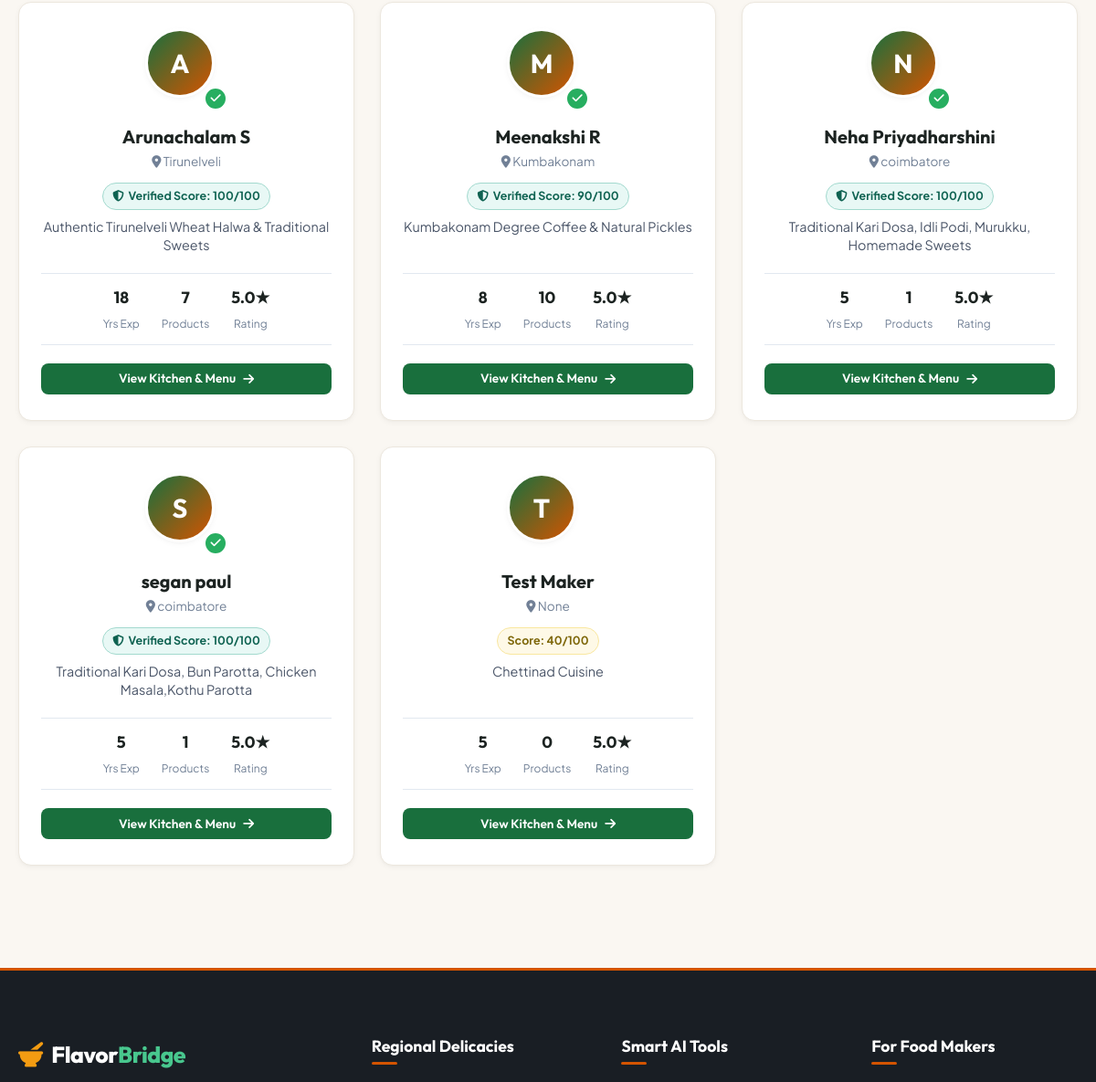
Before: /food-makers (middle part) with the older database file.
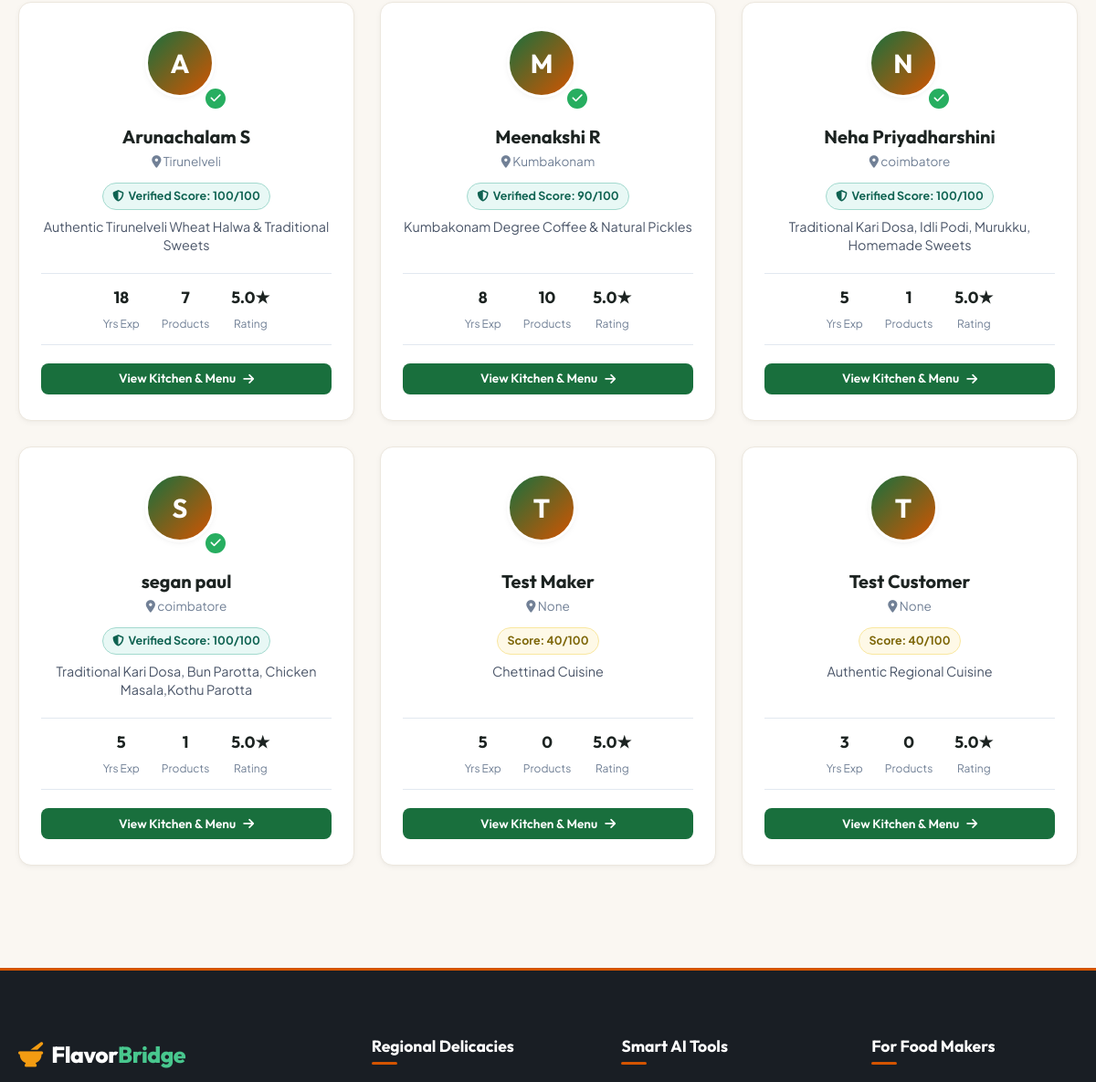
After: the same page with the newer database file.
### backend/models.py (models this page shows, shortened)
class FoodMaker(db.Model):
    __tablename__ = 'food_makers'
    id = db.Column(db.Integer, primary_key=True)
    user_id = db.Column(db.Integer, db.ForeignKey('users.id', ondelete='CASCADE'), nullable=False, unique=True)
    speciality = db.Column(db.String(200), nullable=True)
    years_experience = db.Column(db.Integer, default=0)
    cuisines = db.Column(db.String(255), nullable=True)  # e.g., 'Chettinad, Madurai, South Indian'
    description = db.Column(db.Text, nullable=True)
    verification_status = db.Column(db.String(30), default='Verification Pending')  # 'Verification Pending' or 'Verified'
    verification_score = db.Column(db.Integer, default=0)  # 0 to 100
    is_verified = db.Column(db.Boolean, default=False)
    profile_image = db.Column(db.String(255), nullable=True)
    products = db.relationship('Product', backref='food_maker', lazy=True, cascade='all, delete-orphan')
    order_items = db.relationship('OrderItem', backref='food_maker', lazy=True)
    reviews = db.relationship('Review', backref='food_maker', lazy=True)
    daily_verifications = db.relationship('DailyVerification', backref='food_maker', lazy=True, cascade='all, delete-orphan', order_by='desc(DailyVerification.created_at)')
    @property
    def average_rating(self):
        all_reviews = self.reviews
        if not all_reviews:
            prod_reviews = [r for p in self.products for r in p.reviews]
            if prod_reviews:
                return round(sum(r.rating for r in prod_reviews) / len(prod_reviews), 1)
            return 5.0
        return round(sum(r.rating for r in all_reviews) / len(all_reviews), 1)

class User(db.Model):
    __tablename__ = 'users'
    id = db.Column(db.Integer, primary_key=True)
    name = db.Column(db.String(100), nullable=False)
    email = db.Column(db.String(120), unique=True, nullable=False, index=True)
    password_hash = db.Column(db.String(255), nullable=False)
    role = db.Column(db.String(20), nullable=False, default='customer')  # 'customer' or 'food_maker'
    phone = db.Column(db.String(20), nullable=True)
    city = db.Column(db.String(100), nullable=True)
    address = db.Column(db.Text, nullable=True)
    created_at = db.Column(db.DateTime, default=datetime.utcnow)
    food_maker_profile = db.relationship('FoodMaker', backref='user', uselist=False, cascade='all, delete-orphan')
    cart = db.relationship('Cart', backref='customer', uselist=False, cascade='all, delete-orphan')
    orders = db.relationship('Order', backref='customer', lazy=True)
    reviews = db.relationship('Review', backref='customer', lazy=True)
    interactions = db.relationship('Interaction', backref='customer', lazy=True)

class Review(db.Model):
    __tablename__ = 'reviews'
    id = db.Column(db.Integer, primary_key=True)
    customer_id = db.Column(db.Integer, db.ForeignKey('users.id'), nullable=False)
    product_id = db.Column(db.Integer, db.ForeignKey('products.id', ondelete='CASCADE'), nullable=True)
    food_maker_id = db.Column(db.Integer, db.ForeignKey('food_makers.id', ondelete='CASCADE'), nullable=False)
    rating = db.Column(db.Integer, nullable=False)  # 1 to 5
    comment = db.Column(db.Text, nullable=True)
    created_at = db.Column(db.DateTime, default=datetime.utcnow)

### backend/routes/food_maker_routes.py (the view)
@food_maker_bp.route('/food-makers')
def food_makers_list():
    city_filter = request.args.get('city', '').strip()
    cuisine_filter = request.args.get('cuisine', '').strip()
    verified_only = request.args.get('verified') in ['1', 'true', 'True']
    query = FoodMaker.query
    if verified_only:
        query = query.filter(FoodMaker.is_verified == True)
    makers = query.all()
    if city_filter:
        makers = [m for m in makers if m.user and city_filter.lower() in (m.user.city or '').lower()]
    if cuisine_filter:
        makers = [m for m in makers if cuisine_filter.lower() in (m.cuisines or '').lower() or cuisine_filter.lower() in (m.speciality or '').lower()]
    all_cities = sorted(list(set(m.user.city for m in FoodMaker.query.all() if m.user and m.user.city)))
    return render_template(
        'food_makers.html',
        makers=makers,
        cities=all_cities,
        selected_city=city_filter,
        selected_cuisine=cuisine_filter,
        verified_only=verified_only
    )

### frontend/templates/food_makers.html (shortened to what this page needs)
{% extends "base.html" %}
{% block content %}
<div class="container" style="padding: 3rem 1.25rem;">
  {% if makers %}
    <div class="makers-grid">
      {% for maker in makers %}
        <div class="maker-card">
          <div class="maker-avatar-wrap">
            <div class="maker-avatar-placeholder" style="background: linear-gradient(135deg, var(--secondary), #D35400); color: #FFFFFF; width: 76px; height: 76px; border-radius: 50%; display: flex; align-items: center; justify-content: center; font-size: 1.8rem; font-weight: 700; border: 3px solid #FFFFFF; box-shadow: var(--shadow-sm);">
              {{ maker.user.name[:1] | upper }}
            </div>
            {% if maker.is_verified %}
              <div class="maker-verified-badge-float" title="Verified Food Maker"><i class="fa-solid fa-check"></i></div>
            {% endif %}
          </div>
          <h3 class="maker-card-title">{{ maker.user.name }}</h3>
          <div class="maker-city-tag"><i class="fa-solid fa-location-dot"></i> {{ maker.user.city }}</div>
          <div style="margin-bottom: 0.5rem;">
            {% if maker.is_verified %}
              <span class="badge badge-verified"><i class="fa-solid fa-shield-halved"></i> Verified Score: {{ maker.verification_score }}/100</span>
            {% else %}
              <span class="badge badge-pending">Score: {{ maker.verification_score }}/100</span>
            {% endif %}
          </div>
          <p class="maker-speciality-text">{{ maker.speciality }}</p>
          <div class="maker-stats-row">
            <div class="maker-stat-col">
              <span class="number">{{ maker.years_experience }}</span>
              <span class="label">Yrs Exp</span>
            </div>
            <div class="maker-stat-col">
              <span class="number">{{ maker.products|length }}</span>
              <span class="label">Products</span>
            </div>
            <div class="maker-stat-col">
              <span class="number">{{ maker.average_rating }}★</span>
              <span class="label">Rating</span>
            </div>
          </div>
          <a href="{{ url_for('food_maker.food_maker_profile', maker_id=maker.id) }}" class="btn btn-secondary btn-sm btn-block">
            View Kitchen & Menu <i class="fa-solid fa-arrow-right"></i>
          </a>
        </div>
      {% endfor %}
    </div>
  {% else %}
    <div style="background: #FFFFFF; border-radius: 14px; padding: 3rem; text-align: center; border: var(--border-light);">
      <p style="color: var(--gray-medium);">No food makers found matching those filters.</p>
    </div>
  {% endif %}
</div>
{% endblock %}

Changed rows visible on the page:
added FoodMaker: user "T", user.name "Test Customer", user.city "None", verification_score "40", speciality "Authentic Regional Cuisine", years_experience "3", products|length "0", average_rating "5.0"
